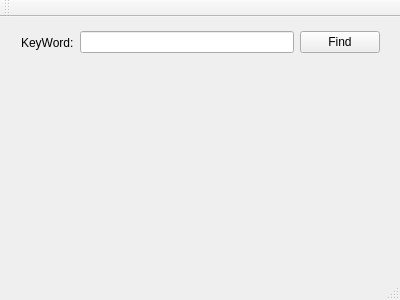
<?xml version="1.0" encoding="UTF-8"?>
<ui version="4.0">
 <class>MainWindow</class>
 <widget class="QMainWindow" name="MainWindow">
  <property name="geometry">
   <rect>
    <x>0</x>
    <y>0</y>
    <width>400</width>
    <height>300</height>
   </rect>
  </property>
  <property name="windowTitle">
   <string>MainWindow</string>
  </property>
  <widget class="QWidget" name="centralWidget">
   <widget class="QWidget" name="horizontalLayoutWidget">
    <property name="geometry">
     <rect>
      <x>10</x>
      <y>0</y>
      <width>381</width>
      <height>51</height>
     </rect>
    </property>
    <layout class="QHBoxLayout" name="horizontalLayout">
     <item>
      <widget class="QLabel" name="label">
       <property name="text">
        <string>KeyWord:</string>
       </property>
      </widget>
     </item>
     <item>
      <widget class="QLineEdit" name="lineEdit"/>
     </item>
     <item>
      <widget class="QPushButton" name="pushButton">
       <property name="text">
        <string>Find</string>
       </property>
      </widget>
     </item>
    </layout>
   </widget>
  </widget>
  <widget class="QMenuBar" name="menuBar">
   <property name="geometry">
    <rect>
     <x>0</x>
     <y>0</y>
     <width>400</width>
     <height>22</height>
    </rect>
   </property>
  </widget>
  <widget class="QToolBar" name="mainToolBar">
   <attribute name="toolBarArea">
    <enum>TopToolBarArea</enum>
   </attribute>
   <attribute name="toolBarBreak">
    <bool>false</bool>
   </attribute>
  </widget>
  <widget class="QStatusBar" name="statusBar"/>
 </widget>
 <layoutdefault spacing="6" margin="11"/>
 <resources/>
 <connections/>
</ui>
